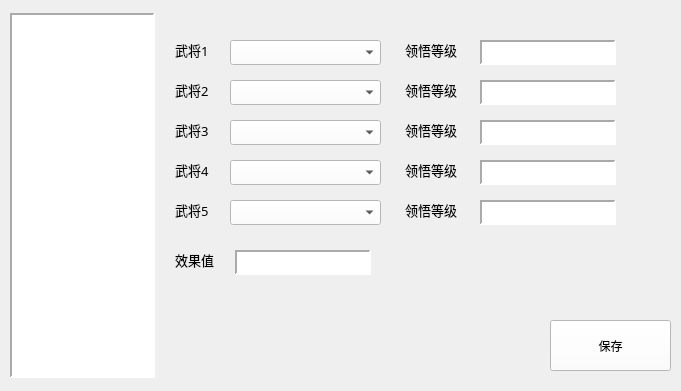
    <widget class="QWidget" name="widget_8" native="true">
     <property name="enabled">
      <bool>true</bool>
     </property>
     <property name="geometry">
      <rect>
       <x>0</x>
       <y>0</y>
       <width>681</width>
       <height>391</height>
      </rect>
     </property>
     <widget class="QListWidget" name="listview_mk">
      <property name="geometry">
       <rect>
        <x>10</x>
        <y>13</y>
        <width>145</width>
        <height>365</height>
       </rect>
      </property>
      <property name="font">
       <font>
        <pointsize>8</pointsize>
       </font>
      </property>
      <property name="styleSheet">
       <string notr="true">background-color:rgb(255, 255, 255);
color:rgb(0,0,0);</string>
      </property>
      <property name="frameShape">
       <enum>QFrame::Panel</enum>
      </property>
      <property name="frameShadow">
       <enum>QFrame::Sunken</enum>
      </property>
      <property name="lineWidth">
       <number>2</number>
      </property>
      <property name="autoScroll">
       <bool>true</bool>
      </property>
      <property name="editTriggers">
       <set>QAbstractItemView::NoEditTriggers</set>
      </property>
      <property name="defaultDropAction">
       <enum>Qt::MoveAction</enum>
      </property>
     </widget>
     <widget class="QPushButton" name="item_save_4">
      <property name="geometry">
       <rect>
        <x>550</x>
        <y>320</y>
        <width>121</width>
        <height>51</height>
       </rect>
      </property>
      <property name="styleSheet">
       <string notr="true">background-color:rgb(255, 255, 255);
color:rgb(0,0,0);</string>
      </property>
      <property name="text">
       <string>保存</string>
      </property>
     </widget>
     <widget class="QLabel" name="mk_1_1">
      <property name="geometry">
       <rect>
        <x>175</x>
        <y>40</y>
        <width>51</width>
        <height>20</height>
       </rect>
      </property>
      <property name="font">
       <font>
        <family>微软雅黑</family>
        <pointsize>9</pointsize>
       </font>
      </property>
      <property name="styleSheet">
       <string notr="true">color:rgb(0,0,0);</string>
      </property>
      <property name="text">
       <string>&lt;html&gt;&lt;head/&gt;&lt;body&gt;&lt;p&gt;&lt;span style=&quot; font-size:10pt;&quot;&gt;武将1&lt;/span&gt;&lt;/p&gt;&lt;/body&gt;&lt;/html&gt;</string>
      </property>
     </widget>
     <widget class="QComboBox" name="mk_input_1_1">
      <property name="geometry">
       <rect>
        <x>230</x>
        <y>40</y>
        <width>151</width>
        <height>25</height>
       </rect>
      </property>
      <property name="styleSheet">
       <string notr="true">background-color:rgb(255, 255, 255);
color:rgb(0,0,0);</string>
      </property>
     </widget>
     <widget class="QTextEdit" name="mk_input_1_2">
      <property name="geometry">
       <rect>
        <x>480</x>
        <y>40</y>
        <width>136</width>
        <height>25</height>
       </rect>
      </property>
      <property name="font">
       <font>
        <family>微软雅黑</family>
        <pointsize>9</pointsize>
       </font>
      </property>
      <property name="styleSheet">
       <string notr="true">background-color:rgb(255, 255, 255);
color:rgb(0,0,0);</string>
      </property>
      <property name="frameShape">
       <enum>QFrame::Panel</enum>
      </property>
      <property name="lineWidth">
       <number>2</number>
      </property>
      <property name="verticalScrollBarPolicy">
       <enum>Qt::ScrollBarAlwaysOff</enum>
      </property>
      <property name="horizontalScrollBarPolicy">
       <enum>Qt::ScrollBarAlwaysOff</enum>
      </property>
     </widget>
     <widget class="QLabel" name="mk_1_2">
      <property name="geometry">
       <rect>
        <x>405</x>
        <y>40</y>
        <width>71</width>
        <height>20</height>
       </rect>
      </property>
      <property name="font">
       <font>
        <family>微软雅黑</family>
        <pointsize>9</pointsize>
       </font>
      </property>
      <property name="styleSheet">
       <string notr="true">color:rgb(0,0,0);</string>
      </property>
      <property name="text">
       <string>&lt;html&gt;&lt;head/&gt;&lt;body&gt;&lt;p&gt;&lt;span style=&quot; font-size:10pt;&quot;&gt;领悟等级&lt;/span&gt;&lt;/p&gt;&lt;/body&gt;&lt;/html&gt;</string>
      </property>
     </widget>
     <widget class="QTextEdit" name="mk_input_1_4">
      <property name="geometry">
       <rect>
        <x>480</x>
        <y>80</y>
        <width>136</width>
        <height>25</height>
       </rect>
      </property>
      <property name="font">
       <font>
        <family>微软雅黑</family>
        <pointsize>9</pointsize>
       </font>
      </property>
      <property name="styleSheet">
       <string notr="true">background-color:rgb(255, 255, 255);
color:rgb(0,0,0);</string>
      </property>
      <property name="frameShape">
       <enum>QFrame::Panel</enum>
      </property>
      <property name="lineWidth">
       <number>2</number>
      </property>
      <property name="verticalScrollBarPolicy">
       <enum>Qt::ScrollBarAlwaysOff</enum>
      </property>
      <property name="horizontalScrollBarPolicy">
       <enum>Qt::ScrollBarAlwaysOff</enum>
      </property>
     </widget>
     <widget class="QLabel" name="mk_1_4">
      <property name="geometry">
       <rect>
        <x>405</x>
        <y>80</y>
        <width>71</width>
        <height>20</height>
       </rect>
      </property>
      <property name="font">
       <font>
        <family>微软雅黑</family>
        <pointsize>9</pointsize>
       </font>
      </property>
      <property name="styleSheet">
       <string notr="true">color:rgb(0,0,0);</string>
      </property>
      <property name="text">
       <string>&lt;html&gt;&lt;head/&gt;&lt;body&gt;&lt;p&gt;&lt;span style=&quot; font-size:10pt;&quot;&gt;领悟等级&lt;/span&gt;&lt;/p&gt;&lt;/body&gt;&lt;/html&gt;</string>
      </property>
     </widget>
     <widget class="QLabel" name="mk_1_3">
      <property name="geometry">
       <rect>
        <x>175</x>
        <y>80</y>
        <width>51</width>
        <height>20</height>
       </rect>
      </property>
      <property name="font">
       <font>
        <family>微软雅黑</family>
        <pointsize>9</pointsize>
       </font>
      </property>
      <property name="styleSheet">
       <string notr="true">color:rgb(0,0,0);</string>
      </property>
      <property name="text">
       <string>&lt;html&gt;&lt;head/&gt;&lt;body&gt;&lt;p&gt;&lt;span style=&quot; font-size:10pt;&quot;&gt;武将2&lt;/span&gt;&lt;/p&gt;&lt;/body&gt;&lt;/html&gt;</string>
      </property>
     </widget>
     <widget class="QComboBox" name="mk_input_1_3">
      <property name="geometry">
       <rect>
        <x>230</x>
        <y>80</y>
        <width>151</width>
        <height>25</height>
       </rect>
      </property>
      <property name="styleSheet">
       <string notr="true">background-color:rgb(255, 255, 255);
color:rgb(0,0,0);</string>
      </property>
     </widget>
     <widget class="QTextEdit" name="mk_input_1_6">
      <property name="geometry">
       <rect>
        <x>480</x>
        <y>120</y>
        <width>136</width>
        <height>25</height>
       </rect>
      </property>
      <property name="font">
       <font>
        <family>微软雅黑</family>
        <pointsize>9</pointsize>
       </font>
      </property>
      <property name="styleSheet">
       <string notr="true">background-color:rgb(255, 255, 255);
color:rgb(0,0,0);</string>
      </property>
      <property name="frameShape">
       <enum>QFrame::Panel</enum>
      </property>
      <property name="lineWidth">
       <number>2</number>
      </property>
      <property name="verticalScrollBarPolicy">
       <enum>Qt::ScrollBarAlwaysOff</enum>
      </property>
      <property name="horizontalScrollBarPolicy">
       <enum>Qt::ScrollBarAlwaysOff</enum>
      </property>
     </widget>
     <widget class="QLabel" name="mk_1_5">
      <property name="geometry">
       <rect>
        <x>175</x>
        <y>120</y>
        <width>51</width>
        <height>20</height>
       </rect>
      </property>
      <property name="font">
       <font>
        <family>微软雅黑</family>
        <pointsize>9</pointsize>
       </font>
      </property>
      <property name="styleSheet">
       <string notr="true">color:rgb(0,0,0);</string>
      </property>
      <property name="text">
       <string>&lt;html&gt;&lt;head/&gt;&lt;body&gt;&lt;p&gt;&lt;span style=&quot; font-size:10pt;&quot;&gt;武将3&lt;/span&gt;&lt;/p&gt;&lt;/body&gt;&lt;/html&gt;</string>
      </property>
     </widget>
     <widget class="QComboBox" name="mk_input_1_5">
      <property name="geometry">
       <rect>
        <x>230</x>
        <y>120</y>
        <width>151</width>
        <height>25</height>
       </rect>
      </property>
      <property name="styleSheet">
       <string notr="true">background-color:rgb(255, 255, 255);
color:rgb(0,0,0);</string>
      </property>
     </widget>
     <widget class="QLabel" name="mk_1_6">
      <property name="geometry">
       <rect>
        <x>405</x>
        <y>120</y>
        <width>71</width>
        <height>20</height>
       </rect>
      </property>
      <property name="font">
       <font>
        <family>微软雅黑</family>
        <pointsize>9</pointsize>
       </font>
      </property>
      <property name="styleSheet">
       <string notr="true">color:rgb(0,0,0);</string>
      </property>
      <property name="text">
       <string>&lt;html&gt;&lt;head/&gt;&lt;body&gt;&lt;p&gt;&lt;span style=&quot; font-size:10pt;&quot;&gt;领悟等级&lt;/span&gt;&lt;/p&gt;&lt;/body&gt;&lt;/html&gt;</string>
      </property>
     </widget>
     <widget class="QLabel" name="mk_1_8">
      <property name="geometry">
       <rect>
        <x>405</x>
        <y>160</y>
        <width>71</width>
        <height>20</height>
       </rect>
      </property>
      <property name="font">
       <font>
        <family>微软雅黑</family>
        <pointsize>9</pointsize>
       </font>
      </property>
      <property name="styleSheet">
       <string notr="true">color:rgb(0,0,0);</string>
      </property>
      <property name="text">
       <string>&lt;html&gt;&lt;head/&gt;&lt;body&gt;&lt;p&gt;&lt;span style=&quot; font-size:10pt;&quot;&gt;领悟等级&lt;/span&gt;&lt;/p&gt;&lt;/body&gt;&lt;/html&gt;</string>
      </property>
     </widget>
     <widget class="QLabel" name="mk_1_7">
      <property name="geometry">
       <rect>
        <x>175</x>
        <y>160</y>
        <width>51</width>
        <height>20</height>
       </rect>
      </property>
      <property name="font">
       <font>
        <family>微软雅黑</family>
        <pointsize>9</pointsize>
       </font>
      </property>
      <property name="styleSheet">
       <string notr="true">color:rgb(0,0,0);</string>
      </property>
      <property name="text">
       <string>&lt;html&gt;&lt;head/&gt;&lt;body&gt;&lt;p&gt;&lt;span style=&quot; font-size:10pt;&quot;&gt;武将4&lt;/span&gt;&lt;/p&gt;&lt;/body&gt;&lt;/html&gt;</string>
      </property>
     </widget>
     <widget class="QTextEdit" name="mk_input_1_8">
      <property name="geometry">
       <rect>
        <x>480</x>
        <y>160</y>
        <width>136</width>
        <height>25</height>
       </rect>
      </property>
      <property name="font">
       <font>
        <family>微软雅黑</family>
        <pointsize>9</pointsize>
       </font>
      </property>
      <property name="styleSheet">
       <string notr="true">background-color:rgb(255, 255, 255);
color:rgb(0,0,0);</string>
      </property>
      <property name="frameShape">
       <enum>QFrame::Panel</enum>
      </property>
      <property name="lineWidth">
       <number>2</number>
      </property>
      <property name="verticalScrollBarPolicy">
       <enum>Qt::ScrollBarAlwaysOff</enum>
      </property>
      <property name="horizontalScrollBarPolicy">
       <enum>Qt::ScrollBarAlwaysOff</enum>
      </property>
     </widget>
     <widget class="QComboBox" name="mk_input_1_7">
      <property name="geometry">
       <rect>
        <x>230</x>
        <y>160</y>
        <width>151</width>
        <height>25</height>
       </rect>
      </property>
      <property name="styleSheet">
       <string notr="true">background-color:rgb(255, 255, 255);
color:rgb(0,0,0);</string>
      </property>
     </widget>
     <widget class="QLabel" name="mk_1_10">
      <property name="geometry">
       <rect>
        <x>405</x>
        <y>200</y>
        <width>71</width>
        <height>20</height>
       </rect>
      </property>
      <property name="font">
       <font>
        <family>微软雅黑</family>
        <pointsize>9</pointsize>
       </font>
      </property>
      <property name="styleSheet">
       <string notr="true">color:rgb(0,0,0);</string>
      </property>
      <property name="text">
       <string>&lt;html&gt;&lt;head/&gt;&lt;body&gt;&lt;p&gt;&lt;span style=&quot; font-size:10pt;&quot;&gt;领悟等级&lt;/span&gt;&lt;/p&gt;&lt;/body&gt;&lt;/html&gt;</string>
      </property>
     </widget>
     <widget class="QLabel" name="mk_1_9">
      <property name="geometry">
       <rect>
        <x>175</x>
        <y>200</y>
        <width>51</width>
        <height>20</height>
       </rect>
      </property>
      <property name="font">
       <font>
        <family>微软雅黑</family>
        <pointsize>9</pointsize>
       </font>
      </property>
      <property name="styleSheet">
       <string notr="true">color:rgb(0,0,0);</string>
      </property>
      <property name="text">
       <string>&lt;html&gt;&lt;head/&gt;&lt;body&gt;&lt;p&gt;&lt;span style=&quot; font-size:10pt;&quot;&gt;武将5&lt;/span&gt;&lt;/p&gt;&lt;/body&gt;&lt;/html&gt;</string>
      </property>
     </widget>
     <widget class="QComboBox" name="mk_input_1_9">
      <property name="geometry">
       <rect>
        <x>230</x>
        <y>200</y>
        <width>151</width>
        <height>25</height>
       </rect>
      </property>
      <property name="styleSheet">
       <string notr="true">background-color:rgb(255, 255, 255);
color:rgb(0,0,0);</string>
      </property>
     </widget>
     <widget class="QTextEdit" name="mk_input_1_10">
      <property name="geometry">
       <rect>
        <x>480</x>
        <y>200</y>
        <width>136</width>
        <height>25</height>
       </rect>
      </property>
      <property name="font">
       <font>
        <family>微软雅黑</family>
        <pointsize>9</pointsize>
       </font>
      </property>
      <property name="styleSheet">
       <string notr="true">background-color:rgb(255, 255, 255);
color:rgb(0,0,0);</string>
      </property>
      <property name="frameShape">
       <enum>QFrame::Panel</enum>
      </property>
      <property name="lineWidth">
       <number>2</number>
      </property>
      <property name="verticalScrollBarPolicy">
       <enum>Qt::ScrollBarAlwaysOff</enum>
      </property>
      <property name="horizontalScrollBarPolicy">
       <enum>Qt::ScrollBarAlwaysOff</enum>
      </property>
     </widget>
     <widget class="QLabel" name="mk_1_11">
      <property name="geometry">
       <rect>
        <x>175</x>
        <y>250</y>
        <width>58</width>
        <height>20</height>
       </rect>
      </property>
      <property name="font">
       <font>
        <family>微软雅黑</family>
        <pointsize>9</pointsize>
       </font>
      </property>
      <property name="styleSheet">
       <string notr="true">color:rgb(0,0,0);</string>
      </property>
      <property name="text">
       <string>&lt;html&gt;&lt;head/&gt;&lt;body&gt;&lt;p&gt;&lt;span style=&quot; font-size:10pt;&quot;&gt;效果值&lt;/span&gt;&lt;/p&gt;&lt;/body&gt;&lt;/html&gt;</string>
      </property>
     </widget>
     <widget class="QTextEdit" name="mk_input_1_11">
      <property name="geometry">
       <rect>
        <x>235</x>
        <y>250</y>
        <width>136</width>
        <height>25</height>
       </rect>
      </property>
      <property name="font">
       <font>
        <family>微软雅黑</family>
        <pointsize>9</pointsize>
       </font>
      </property>
      <property name="styleSheet">
       <string notr="true">background-color:rgb(255, 255, 255);
color:rgb(0,0,0);</string>
      </property>
      <property name="frameShape">
       <enum>QFrame::Panel</enum>
      </property>
      <property name="lineWidth">
       <number>2</number>
      </property>
      <property name="verticalScrollBarPolicy">
       <enum>Qt::ScrollBarAlwaysOff</enum>
      </property>
      <property name="horizontalScrollBarPolicy">
       <enum>Qt::ScrollBarAlwaysOff</enum>
      </property>
     </widget>
    </widget>
